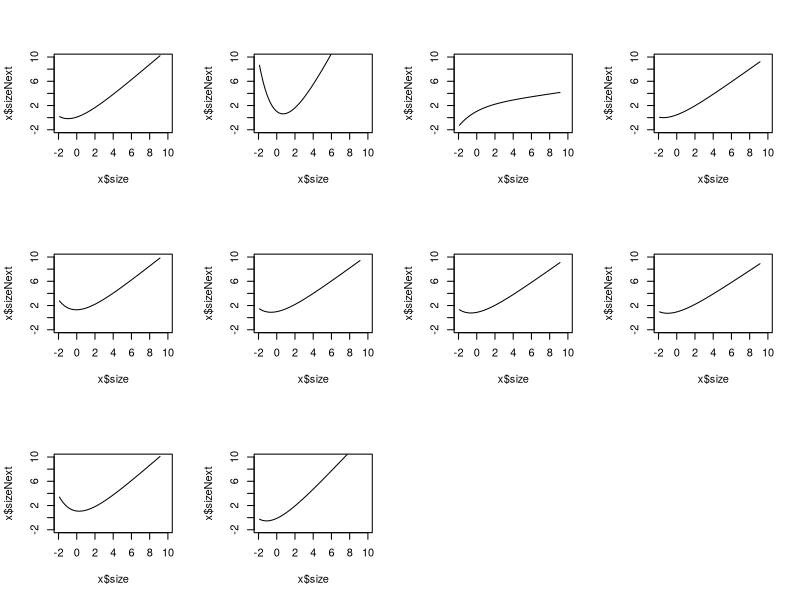
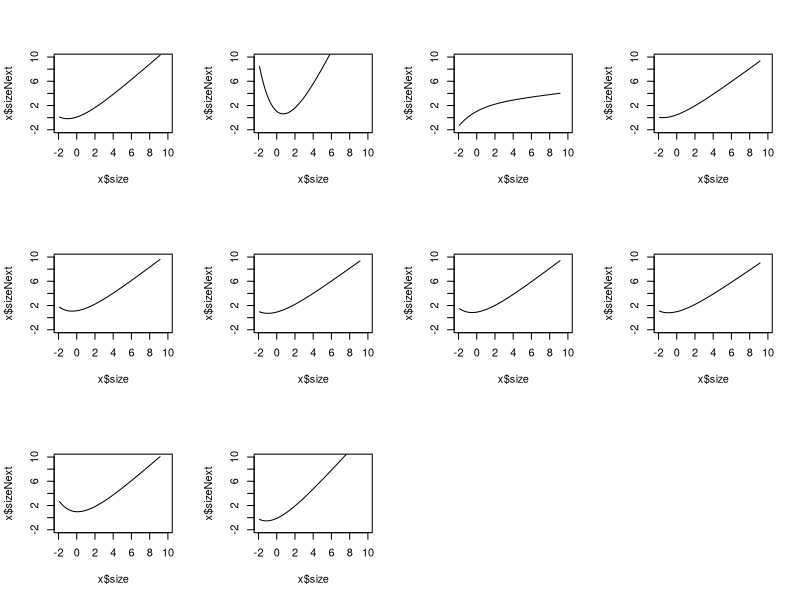
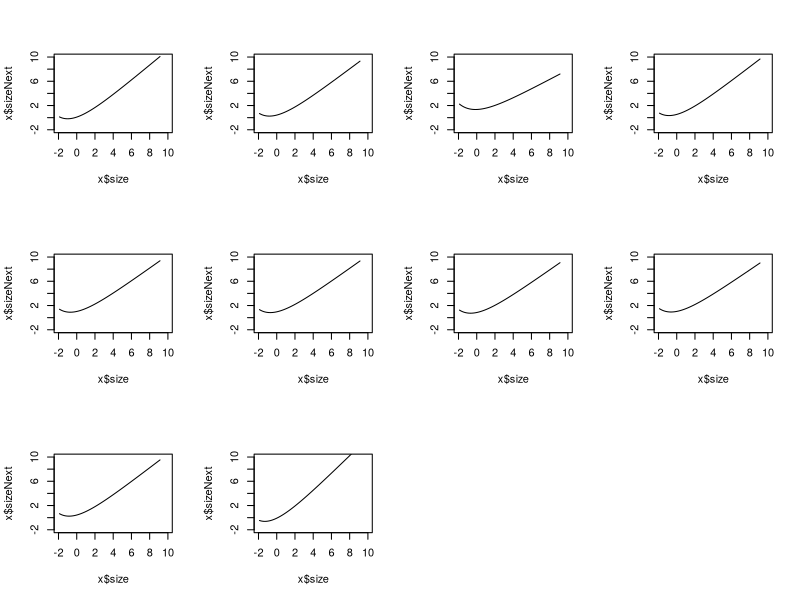
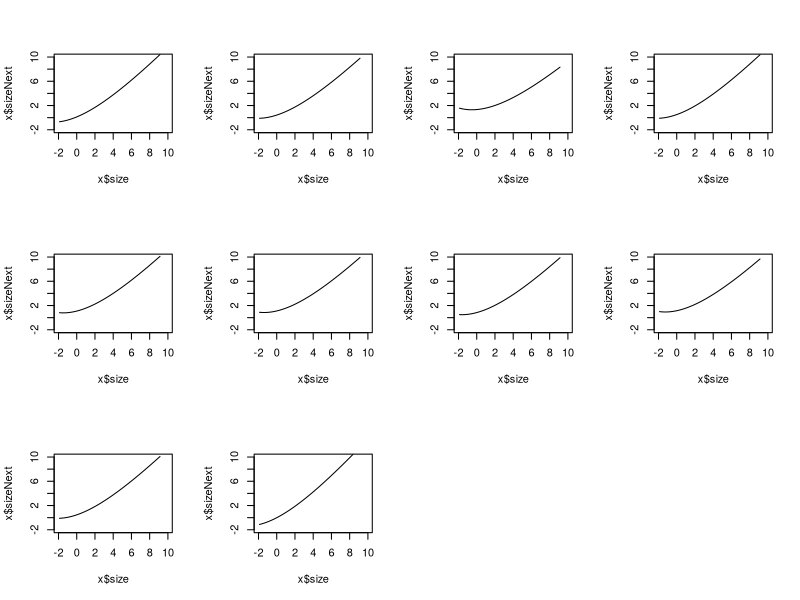
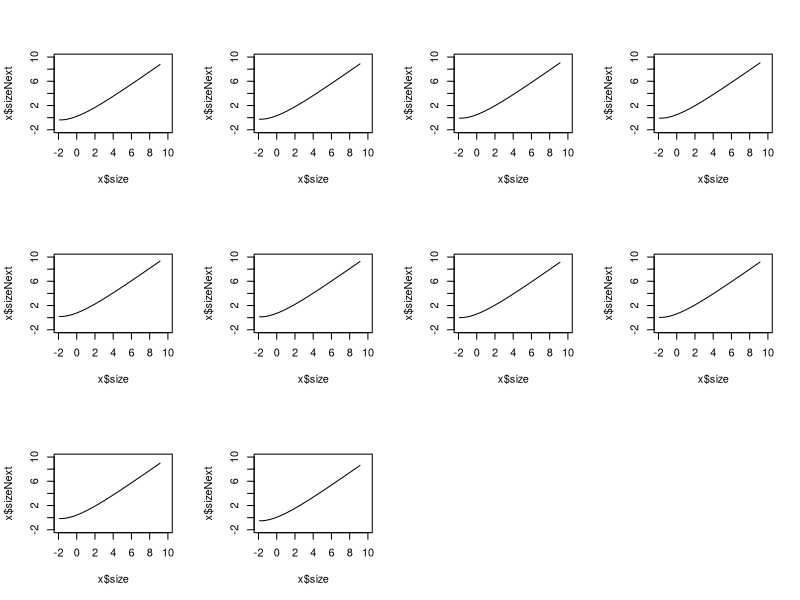
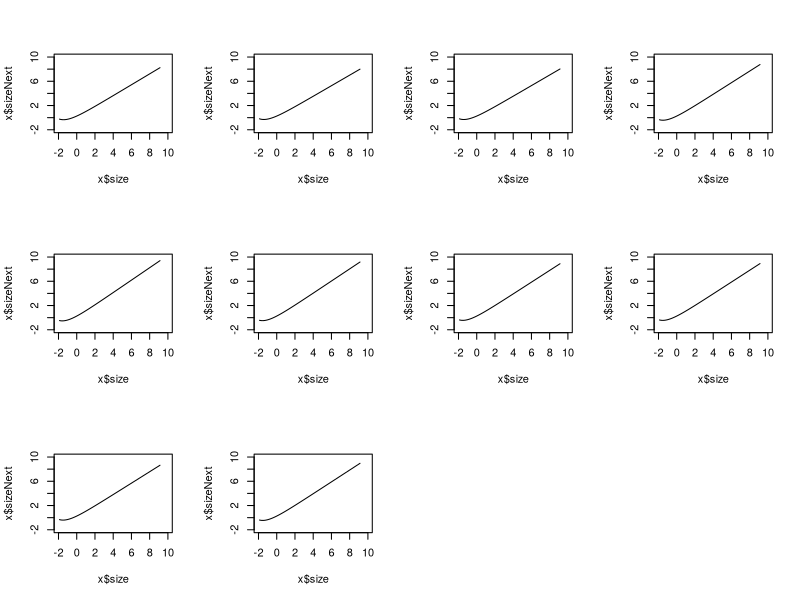
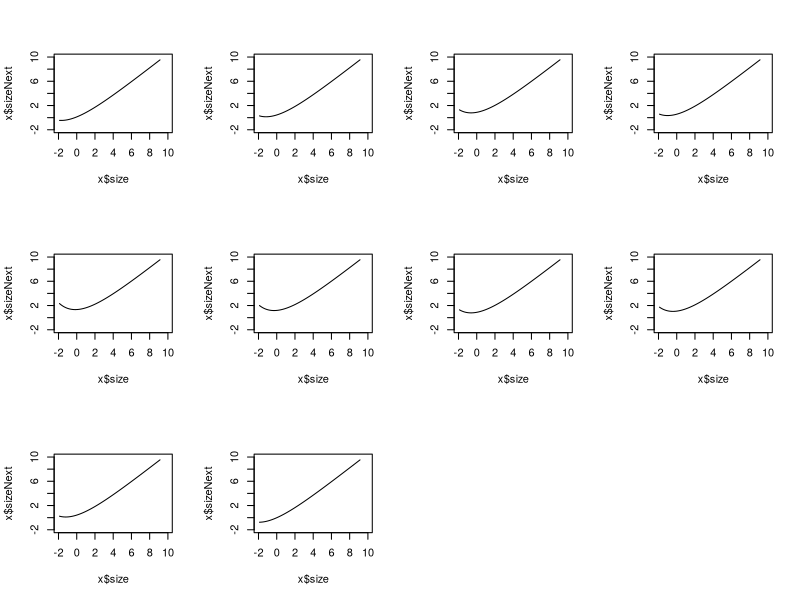
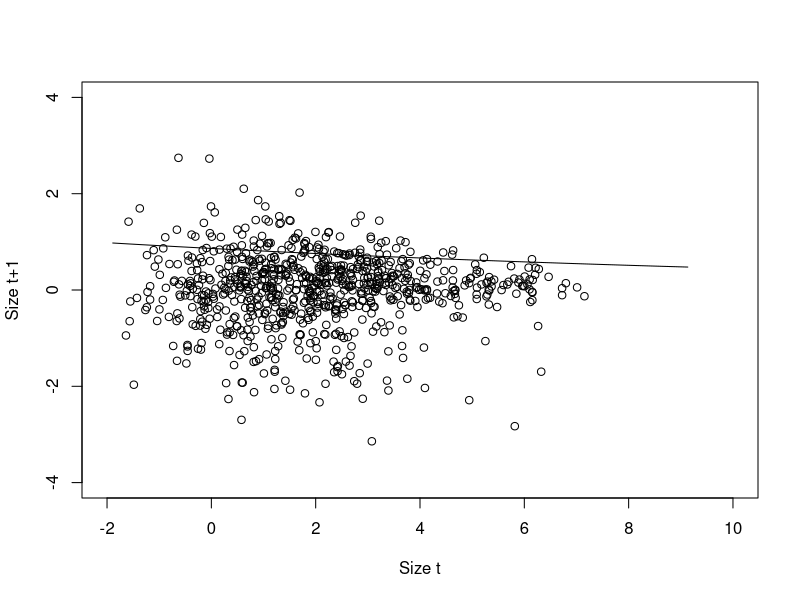

These figures' R source, in order:
library(nlme)
growthonly<- read.csv("growthonly.csv")
min.size<-(-1.90897)
max.size<-9.152484
n=300
b=min.size+c(0:n)*(max.size-min.size)/n 
y=0.5*(b[1:n]+b[2:(n+1)])

##full no varFunc
growth.gnls.abc<-gnls(sizeNext~a+b*size+c*exp(-d*size),data=growthonly,params=list(a+b+c~utrans,d~1),start=list(rep(1,31)))
summary(growth.gnls.abc)
growth.int.abc<-c(coefficients(growth.gnls.abc)[1],coefficients(growth.gnls.abc)[1]+coefficients(growth.gnls.abc)[2:10])
growth.slope.abc<-c(coefficients(growth.gnls.abc)[11],coefficients(growth.gnls.abc)[11]+coefficients(growth.gnls.abc)[12:20])
growth.e1.abc<-c(coefficients(growth.gnls.abc)[21],coefficients(growth.gnls.abc)[21]+coefficients(growth.gnls.abc)[22:30])
growth.e2.abc<-coefficients(growth.gnls.abc)[31]

par(mfrow=c(3,4))
for (i in 1:10){
  x<-subset(growthonly,growthonly$utrans==levels(growthonly$utrans)[i])
  plot(x$size,x$sizeNext,xlim=c(-2,10),ylim=c(-2,10))
  lines(y,growth.int.abc[i]+growth.slope.abc[i]*y+growth.e1.abc[i]*exp(-growth.e2.abc*y))
}


##full with varExp
growth.gnls.ve.abc<-gnls(sizeNext~a+b*size+c*exp(-d*size),data=growthonly,params=list(a+b+c~utrans,d~1),start=list(rep(1,31)),weights=varExp(form=~size))
summary(growth.gnls.ve.abc)
growth.int.ve.abc<-c(coefficients(growth.gnls.ve.abc)[1],coefficients(growth.gnls.ve.abc)[1]+coefficients(growth.gnls.ve.abc)[2:10])
growth.slope.ve.abc<-c(coefficients(growth.gnls.ve.abc)[11],coefficients(growth.gnls.ve.abc)[11]+coefficients(growth.gnls.ve.abc)[12:20])
growth.e1.ve.abc<-c(coefficients(growth.gnls.ve.abc)[21],coefficients(growth.gnls.ve.abc)[21]+coefficients(growth.gnls.ve.abc)[22:30])
growth.e2.ve.abc<-coefficients(growth.gnls.ve.abc)[31]

par(mfrow=c(3,4))
for (i in 1:10){
  x<-subset(growthonly,growthonly$utrans==levels(growthonly$utrans)[i])
  plot(x$size,x$sizeNext,xlim=c(-2,10),ylim=c(-2,10))
  lines(y,growth.int.ve.abc[i]+growth.slope.ve.abc[i]*y+growth.e1.ve.abc[i]*exp(-growth.e2.ve.abc*y))
}
anova(growth.gnls.abc,growth.gnls.ve.abc)
#varExp significantly improves fit deltaAIC=15.809, p-value<0.0001





##drop utrans:c

growth.gnls.ve.ab<-gnls(sizeNext~a+b*size+c*exp(-d*size),data=growthonly,params=list(a+b~utrans,c+d~1),start=list(rep(1,22)),weights=varExp(form=~size))
summary(growth.gnls.ve.ab)
growth.int.ve.ab<-c(coefficients(growth.gnls.ve.ab)[1],coefficients(growth.gnls.ve.ab)[1]+coefficients(growth.gnls.ve.ab)[2:10])
growth.slope.ve.ab<-c(coefficients(growth.gnls.ve.ab)[11],coefficients(growth.gnls.ve.ab)[11]+coefficients(growth.gnls.ve.ab)[12:20])
growth.e1.ve.ab<-coefficients(growth.gnls.ve.ab)[21]
growth.e2.ve.ab<-coefficients(growth.gnls.ve.ab)[22]

par(mfrow=c(3,4))
for (i in 1:10){
  x<-subset(growthonly,growthonly$utrans==levels(growthonly$utrans)[i])
  plot(x$size,x$sizeNext,xlim=c(-2,10),ylim=c(-2,10))
  lines(y,growth.int.ve.ab[i]+growth.slope.ve.ab[i]*y+growth.e1.ve.ab*exp(-growth.e2.ve.ab*y))
}

anova(growth.gnls.ve.abc,growth.gnls.ve.ab)
##keep c:utrans deltaAIC=5.055 p-value=0.0061


##drop a:utrans
growth.gnls.ve.bc<-gnls(sizeNext~a+b*size+c*exp(-d*size),data=growthonly,params=list(b+c~utrans,a+d~1),start=list(rep(1,22)),weights=varExp(form=~size))
summary(growth.gnls.ve.bc)
growth.int.ve.bc<-coefficients(growth.gnls.ve.bc)[21]
growth.slope.ve.bc<-c(coefficients(growth.gnls.ve.bc)[1],coefficients(growth.gnls.ve.bc)[1]+coefficients(growth.gnls.ve.bc)[2:10])
growth.e1.ve.bc<-c(coefficients(growth.gnls.ve.bc)[11],coefficients(growth.gnls.ve.bc)[11]+coefficients(growth.gnls.ve.bc)[12:20])
growth.e2.ve.bc<-coefficients(growth.gnls.ve.bc)[22]

par(mfrow=c(3,4))
for (i in 1:10){
  x<-subset(growthonly,growthonly$utrans==levels(growthonly$utrans)[i])
  plot(x$size,x$sizeNext,xlim=c(-2,10),ylim=c(-2,10))
  lines(y,growth.int.ve.bc+growth.slope.ve.bc[i]*y+growth.e1.ve.bc[i]*exp(-growth.e2.ve.bc*y))
}

anova(growth.gnls.ve.abc,growth.gnls.ve.bc)
##keep a:utrans deltaAIC=12.481 p-value=4e-04

##a:utrans only
growth.gnls.ve.a<-gnls(sizeNext~a+b*size+c*exp(-d*size),data=growthonly,params=list(a~utrans,b+c+d~1),start=list(rep(1,13)),weights=varExp(form=~size))
summary(growth.gnls.ve.a)
growth.int.ve.a<-c(coefficients(growth.gnls.ve.a)[1],coefficients(growth.gnls.ve.a)[1]+coefficients(growth.gnls.ve.a)[2:10])
growth.slope.ve.a<-coefficients(growth.gnls.ve.a)[11]
growth.e1.ve.a<-coefficients(growth.gnls.ve.a)[12]
growth.e2.ve.a<-coefficients(growth.gnls.ve.a)[13]

par(mfrow=c(3,4))
for (i in 1:10){
  x<-subset(growthonly,growthonly$utrans==levels(growthonly$utrans)[i])
  plot(x$size,x$sizeNext,xlim=c(-2,10),ylim=c(-2,10))
  lines(y,growth.int.ve.a[i]+growth.slope.ve.a*y+growth.e1.ve.a*exp(-growth.e2.ve.a*y))
}
anova(growth.gnls.ve.ab,growth.gnls.ve.a)
##keep b deltaAIC=20.291 p-value<0.0001

##b:utrans only
growth.gnls.ve.b<-gnls(sizeNext~a+b*size+c*exp(-d*size),data=growthonly,params=list(b~utrans,a+c+d~1),start=list(rep(1,13)),weights=varExp(form=~size))
summary(growth.gnls.ve.b)
growth.int.ve.b<-coefficients(growth.gnls.ve.b)[11]
growth.slope.ve.b<-c(coefficients(growth.gnls.ve.b)[1],coefficients(growth.gnls.ve.b)[1]+coefficients(growth.gnls.ve.b)[2:10])
growth.e1.ve.b<-coefficients(growth.gnls.ve.b)[12]
growth.e2.ve.b<-coefficients(growth.gnls.ve.b)[13]

par(mfrow=c(3,4))
for (i in 1:10){
  x<-subset(growthonly,growthonly$utrans==levels(growthonly$utrans)[i])
  plot(x$size,x$sizeNext,xlim=c(-2,10),ylim=c(-2,10))
  lines(y,growth.int.ve.b+growth.slope.ve.b[i]*y+growth.e1.ve.b*exp(-growth.e2.ve.b*y))
}
anova(growth.gnls.ve.ab,growth.gnls.ve.b)
#keep a deltaAIC=47.827 p-value<0.0001
anova(growth.gnls.ve.bc,growth.gnls.ve.b)
#keep c deltaAIC=40.689 p-value<0.0001


##c:utrans only
growth.gnls.ve.c<-gnls(sizeNext~a+b*size+c*exp(-d*size),data=growthonly,params=list(c~utrans,a+b+d~1),start=list(rep(1,13)),weights=varExp(form=~size))
summary(growth.gnls.ve.c)
growth.int.ve.c<-coefficients(growth.gnls.ve.c)[11]
growth.slope.ve.c<-coefficients(growth.gnls.ve.c)[12]
growth.e1.ve.c<-c(coefficients(growth.gnls.ve.c)[1],coefficients(growth.gnls.ve.c)[1]+coefficients(growth.gnls.ve.c)[2:10])
growth.e2.ve.c<-coefficients(growth.gnls.ve.c)[13]

par(mfrow=c(3,4))
for (i in 1:10){
  x<-subset(growthonly,growthonly$utrans==levels(growthonly$utrans)[i])
  plot(x$size,x$sizeNext,xlim=c(-2,10),ylim=c(-2,10))
  lines(y,growth.int.ve.c+growth.slope.ve.c*y+growth.e1.ve.c[i]*exp(-growth.e2.ve.c*y))
}
anova(growth.gnls.ve.bc,growth.gnls.ve.c)
#drop b:utrans deltaAIC=2.506 p-value=0.0782

AIC(growth.gnls.ve.abc,growth.gnls.ve.ab,growth.gnls.ve.bc,growth.gnls.ve.a,growth.gnls.ve.b,growth.gnls.ve.c)



##Look for best varFunc = varExp vs formula to varFixed
                         
                               
                               
par(mfrow=c(1,1))
plot(growthonly$size,residuals(growth.gnls.ve.abc),xlim=c(-2,10),ylim=c(-4,4),main="",xlab="Size t",ylab="Size t+1")
sd2<-(summary(growth.gnls.ve.abc)$sigma)^2
varF<-coef(growth.gnls.ve.abc$modelStruct$varStruct,"exp")
lines(y,sqrt(sd2*exp(2*varF*y)))

growth.exp.gnls<-gnls(sizeNext~a+b*size+c*exp(-d*size),data=growthonly,params=a+b+c+d~1,start=list(a=1,b=1,c=1,d=1),weights=varExp(form=~size))
growth.int<-coefficients(growth.exp.gnls)[1]
growth.slope<-coefficients(growth.exp.gnls)[2]
growth.e1<-coefficients(growth.exp.gnls)[3]
growth.e2<-coefficients(growth.exp.gnls)[4]


par(mfrow=c(3,4))
for (i in 1:10){
  x<-subset(growthonly,growthonly$utrans==levels(growthonly$utrans)[i])
  #splinex<-smooth.spline(x$size,x$sizeNext)
  #plot(splinex,type="l",lwd=2,xlim=c(-2,10),ylim=c(-2,10),xlab="Size t",ylab="Size t+1",main=levels(growthonly$utrans)[i])
  plot(x$size,x$sizeNext,pch=18,xlim=c(-2,10),ylim=c(-2,10),xlab="Size t",ylab="Size t+1",main=levels(growthonly$utrans)[i])
  #lines(y,growth.int.ve.abc[i]+growth.slope.ve.abc[i]*y+growth.e1.ve.abc[i]*exp(-growth.e2.ve.abc*y),col="red")
  #lines(y,growth.int.ve.ab[i]+growth.slope.ve.ab[i]*y+growth.e1.ve.ab*exp(-growth.e2.ve.ab*y),col="blue")
  #lines(y,growth.int.ve.bc+growth.slope.ve.bc[i]*y+growth.e1.ve.bc[i]*exp(-growth.e2.ve.bc*y),col="green")
  lines(y,growth.int.ve.a[i]+growth.slope.ve.a*y+growth.e1.ve.a*exp(-growth.e2.ve.a*y))
  #lines(y,growth.int.ve.b+growth.slope.ve.b[i]*y+growth.e1.ve.b*exp(-growth.e2.ve.b*y),col="magenta")
  #lines(y,growth.int.ve.c+growth.slope.ve.c*y+growth.e1.ve.c[i]*exp(-growth.e2.ve.c*y),col="orange")
  #lines(y,growth.int+growth.slope*y+growth.e1*exp(-growth.e2*y),col="red")
  
}
                               